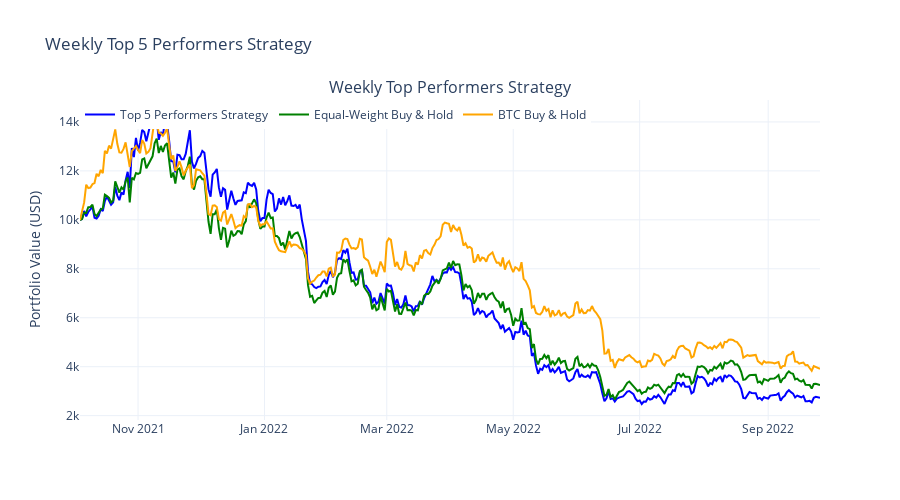

The code cell stored with this chart in its notebook:
### Code cell
_, metrics = top_performers_strategy_simple(
    crypto_data,
    lookback_period=11,    # Look back 7days for performance ranking
    num_top_coins=5,  # Buy top performers based on the current period
    initial_capital=10000, # Starting with $10,000
    teste=True, # Set to True to print metrics and show plot
    start_date='2021-09-01',
    end_date='2022-09-30',
)

### Figure 1 — Plotly figure (JSON) as saved in the notebook; plotly's stock layout.template omitted (floating-point values rounded to 4 significant figures; data arrays with more than 128 entries replaced by an {"elided": "..."} marker saying what was removed)
{"data": [{"line": {"color": "blue", "width": 2}, "mode": "lines", "name": "Top 5 Performers Strategy", "type": "scatter", "x": {"elided": "358 str values"}, "xaxis": "x", "y": {"elided": "358 float values"}, "yaxis": "y"}, {"line": {"color": "green", "width": 2}, "mode": "lines", "name": "Equal‑Weight Buy & Hold", "type": "scatter", "x": {"elided": "358 str values"}, "xaxis": "x", "y": {"elided": "358 float values"}, "yaxis": "y"}, {"line": {"color": "orange", "width": 2}, "mode": "lines", "name": "BTC Buy & Hold", "type": "scatter", "x": {"elided": "358 str values"}, "xaxis": "x", "y": {"elided": "358 float values"}, "yaxis": "y"}], "layout": {"annotations": [{"font": {"size": 16}, "showarrow": false, "text": "Weekly Top Performers Strategy", "x": 0.5, "xanchor": "center", "xref": "paper", "y": 1, "yanchor": "bottom", "yref": "paper"}], "height": 500, "legend": {"orientation": "h", "x": 0, "y": 1}, "title": {"text": "Weekly Top 5 Performers Strategy"}, "xaxis": {"anchor": "y", "domain": [0, 1]}, "yaxis": {"anchor": "x", "domain": [0, 1], "title": {"text": "Portfolio Value (USD)"}}}}
